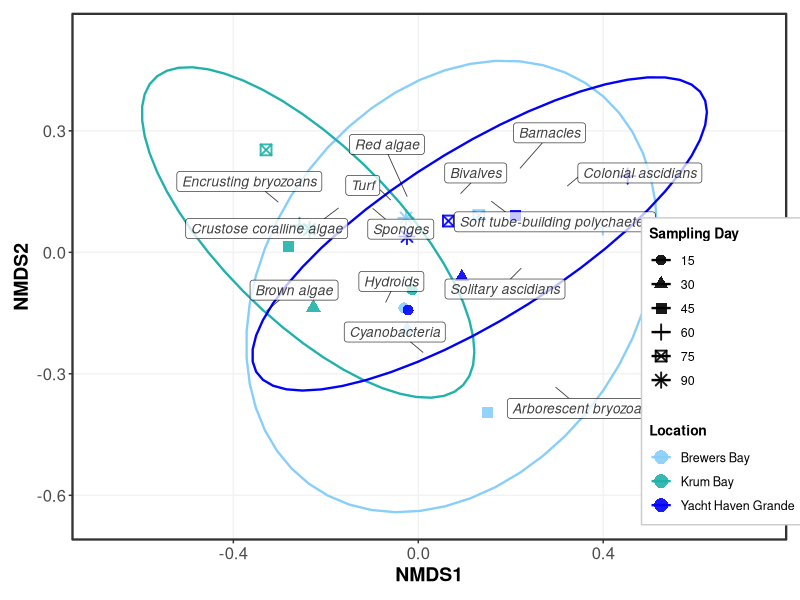
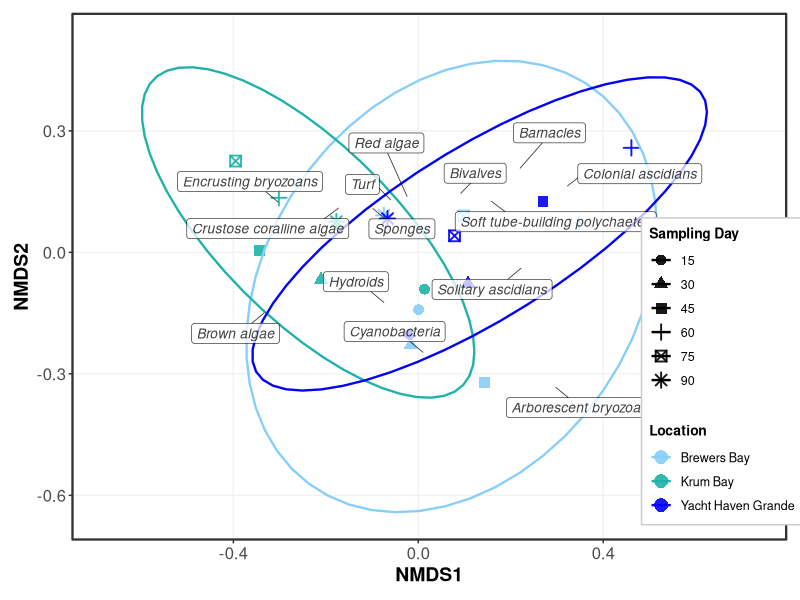

Recreate these plots in R, in order.
library(tidyverse)
library(ggrepel)
library(ggplot2)

# Load saved ordination output files
site_scores <- read_csv("data/analyzed_data/taxa_analyzed/NMDSsitescores.csv")
species_subset <- read_csv("data/analyzed_data/taxa_analyzed/NMDSspeciessubsetscores.csv")

# Update factor levels for site names
site_scores$Site <- recode(
  site_scores$Site,
  "BRB" = "Brewers Bay",
  "KRM" = "Krum Bay",
  "YHG" = "Yacht Haven Grande"
)

# Assign site colors
site_colors <- c(
  "Brewers Bay"        = "lightskyblue",
  "Krum Bay"           = "lightseagreen",
  "Yacht Haven Grande" = "blue"
)

# Assign shapes for sampling days
shape_values <- c(
  "15" = 16,  "30" = 17,  "45" = 15,
  "60" = 3,   "75" = 7,   "90" = 8
)

# Rename species nicely for labeling
pretty_names <- c(
  Arborescent_bryozoans            = "Arborescent bryozoans",
  Barnacles                        = "Barnacles",
  Bivalves                         = "Bivalves",
  Brown_algae                      = "Brown algae",
  Colonial_ascidians               = "Colonial ascidians",
  Crustose_coralline_algae         = "Crustose coralline algae",
  Cyanobacteria                    = "Cyanobacteria",
  Encrusting_bryozoans             = "Encrusting bryozoans",
  Hydroids                         = "Hydroids",
  Red_algae                        = "Red algae",
  `Soft_tube-building_polychaetes` = "Soft tube-building polychaetes",
  Solitary_ascidians               = "Solitary ascidians",
  Sponge                           = "Sponges",
  Turf                             = "Turf"
)

species_subset <- species_subset %>%
  mutate(Species = pretty_names[Species])

# Set padding around plot
x_pad <- 0.3
y_pad <- 0.3

# MAKE NMDS PLOT (taxa names in black)
nmds_plot <- ggplot() +
  # site points
  geom_point(
    data = site_scores,
    aes(x = NMDS1, y = NMDS2, color = Site, shape = factor(Day)),
    position = position_jitter(width = 0.05, height = 0.05),
    size = 3, alpha = 0.9, stroke = 1
  ) +
  # 95% ellipses
  stat_ellipse(
    data = site_scores,
    aes(x = NMDS1, y = NMDS2, color = Site),
    type = "t", level = 0.95, linewidth = 0.8, show.legend = TRUE
  ) +
  # species labels
  geom_label_repel(
    data = species_subset,
    aes(x = NMDS1, y = NMDS2, label = Species),
    color = "black", fontface = "italic", size = 3.5, # change color to deeppink4 for pink taxa labels
    box.padding = 0.5,
    segment.size = 0.3, force = 15, alpha = 0.75, # alpha controls text box transparency
    min.segment.length = 0.1, max.overlaps = 20
  ) +
  # give extra room but don’t drop anything
  coord_cartesian(
    xlim = c(min(site_scores$NMDS1) - x_pad, max(site_scores$NMDS1) + x_pad),
    ylim = c(min(site_scores$NMDS2) - y_pad, max(site_scores$NMDS2) + y_pad),
    clip = "off"
  ) +
  labs(x = "NMDS1", y = "NMDS2") +
  # shapes = sampling dates
  scale_shape_manual(
    name   = "Sampling Day",
    values = c(
      "15" = 16,
      "30" = 17,
      "45" = 15,
      "60" = 3,
      "75" = 7,
      "90" = 8
    ),
  )+
  # colors = locations
  scale_color_manual(
    values = site_colors,
    name   = "Location"
  ) +
  # put both guides into one legend box
  guides(
    shape = guide_legend(order = 1),
    color = guide_legend(order = 2, override.aes = list(shape = 16, size = 4))
  ) +
  theme_bw() +
  theme(
    panel.grid.minor   = element_blank(),
    panel.grid.major   = element_line(color = "grey95"),
    panel.border       = element_rect(linewidth = 0.8),
    axis.title         = element_text(size = 14, face = "bold"),
    axis.text          = element_text(size = 12),
    legend.title       = element_text(size = 10, face = "bold"),
    legend.text        = element_text(size = 9),   # slightly smaller
    legend.position    = c(0.91, 0.32),
    # single outer box around BOTH sections
    legend.box         = "vertical",
    legend.box.background = element_rect(fill = "white", colour = "grey80", linewidth = 0.5),
    # no separate box around each key
    legend.background  = element_blank(),
    plot.margin        = margin(t = 10, r = 10, b = 10, l = 10)
  )
nmds_plot

# Save plot (black)
ggsave("figures/taxa_figures/NMDSplot.png", plot = nmds_plot, width = 11, height = 6.67, dpi = 800)
